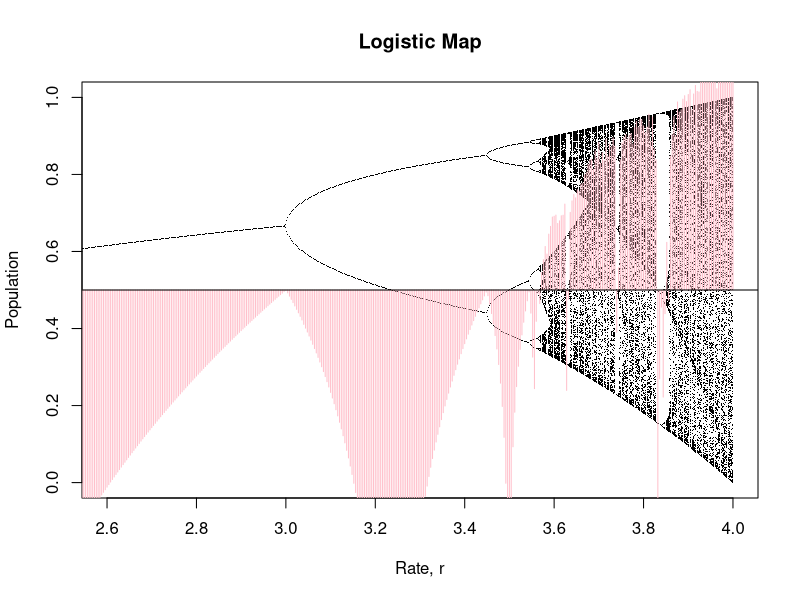

Generate this figure with R:
## -- Period-Doubling Bifurcation Diagram With Lyapunov Exponent Overlay -- ##
## -- Period Doubling Bifurcation Diagram -- ##

#Initial Conditions
n <- 1500
Pi <- 0.2

#Logistic Difference Equation
logistic <- function(r, x) {
  return(r*x*(1-x))
}

#Assign Populations for each r
k <- 200
population <- function(r) {
  X <- numeric(n)
  X[1] <- Pi
  for (i in 2:n) {
    X[i] <- logistic(r, X[i-1])
  }
  TailValues <- tail(X, k)
  return(TailValues)
}


R <- vector("list", n)
R_Values <- seq(0, 4, length.out = n)
for (i in 1:n) {
  r <- numeric(k)
  for (j in 1:k) {
    r[j] <- R_Values[i]
  }
  R[[i]] <- r
}

Populations <- vector("list", n)
for (i in 1:n) {
  Populations[[i]] <- population(R[[i]][1])
}


plot(
  NA,
  xlim = c(2.6, 4),
  ylim = c(0, 1),
  xlab = "Rate, r",
  ylab = "Population",
  main = "Logistic Map"
)
for (i in 1:n) {
  points(R[[i]], Populations[[i]],
         pch = ".",
         col = "black")
}


#Initial Conditions
Iterations <- 1000
Population_Initial <- 0.12345

#Backend Initial Conditions
n <- Iterations
Pi <- Population_Initial
if(n %% 2 == 1) {
  n <- n + 1
}
BurnIn <- n / 2

#Logistic Difference Equation
logistic <- function(x, r) {
  r*x*(1-x)
}

#Multipler Equation
multiplier <- function(x, r) {
  abs(r*(1-2*x))
}

#Lyapunov Function
lyapunov <- function(r) {
  X <- numeric(n)
  X[1] <- Pi
  for (i in 2:n) {
    X[i] <- logistic(X[i-1], r)
  }
  
  M <- numeric(n)
  for (i in 1:n) {
    M[i] <- multiplier(X[i], r)
  }
  
  ΣlnM <- 0
  for (i in BurnIn:n) {
    ΣlnM <- ΣlnM + log(M[i])
  }
  
  λ <- ΣlnM / (n - BurnIn)
  return(λ)
}

#Plot: Lyapunov vs. r
R <- seq((4/n), 4 ,(4/n))
lambda <- numeric(n)
for (i in 1:n) {
  lambda[i] <- lyapunov(R[i])
}

par(new = TRUE)

plot(
  R,
  lambda,
  type = "h",
  col = "pink",
  axes = FALSE,
  xlab = "",
  ylab = "",
  xlim = c(2.6, 4),
  ylim = c(-0.5, 0.5)
)
abline(0,0)
